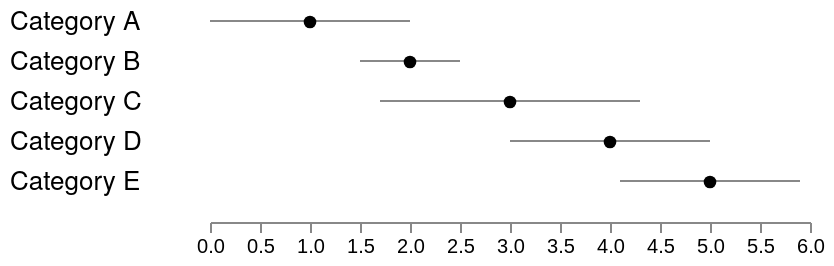

Describe this chart as a Vega-Lite specification.
### Vega specification from a JSON file in a GitHub repository (floating-point values rounded to 4 significant figures)
{"width": 400, "height": 100, "padding": 5, "data": [{"name": "aggregate", "values": [{"label": "Category A", "mean": 1, "lo": 0, "hi": 2}, {"label": "Category B", "mean": 2, "lo": 1.5, "hi": 2.5}, {"label": "Category C", "mean": 3, "lo": 1.7, "hi": 4.3}, {"label": "Category D", "mean": 4, "lo": 3, "hi": 5}, {"label": "Category E", "mean": 5, "lo": 4.1, "hi": 5.9}]}], "scales": [{"name": "y", "type": "band", "range": "height", "domain": {"data": "aggregate", "field": "label"}, "zero": true}, {"name": "x", "type": "linear", "domain": {"data": "aggregate", "field": "hi"}, "range": [100, 400], "nice": true, "zero": true}], "axes": [{"orient": "bottom", "scale": "x", "ticks": 6}], "marks": [{"type": "text", "from": {"data": "aggregate"}, "encode": {"enter": {"x": {"value": 0}, "y": {"scale": "y", "field": "label"}, "baseline": {"value": "middle"}, "fill": {"value": "#000"}, "text": {"field": "label"}, "font": {"value": "Helvetica Neue"}, "fontSize": {"value": 13}}}}, {"type": "rect", "from": {"data": "aggregate"}, "encode": {"enter": {"x": {"scale": "x", "field": "lo"}, "x2": {"scale": "x", "field": "hi"}, "y": {"scale": "y", "field": "label", "offset": -1}, "height": {"value": 1}, "fill": {"value": "#888"}}}}, {"type": "symbol", "from": {"data": "aggregate"}, "encode": {"enter": {"x": {"scale": "x", "field": "mean"}, "y": {"scale": "y", "field": "label"}, "size": {"value": 40}, "fill": {"value": "#000"}}}}]}
